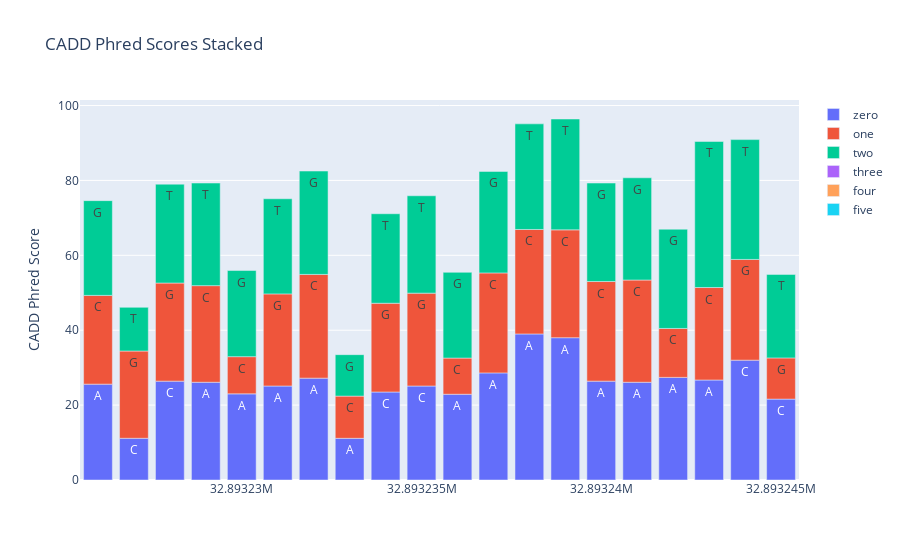

Notebook source saved alongside this figure:
### Code cell
# not so easy
fig1 = go.Figure(
    data = [
        go.Bar(
            name = 'zero',
            x = m5['POS'],
            y = m5['CADD_PHRED_VEP_gr0'],
            offsetgroup = 0,
            hovertemplate = 'CADD Score Phred = %{y}}',
            text = list(m5['ALT_gr0']),
        ),
        go.Bar(
            name = 'one',
            x = m5['POS'],
            y = m5['CADD_PHRED_VEP_gr1'],
            offsetgroup = 0,
            base = m5['CADD_PHRED_VEP_gr0'],
            hovertemplate = 'CADD Score Phred = %{y}}',
            text = list(m5['ALT_gr1']),
        ),
        go.Bar(
            name = 'two',
            x = m5['POS'],
            y = m5['CADD_PHRED_VEP_gr2'],
            offsetgroup = 0,
            hovertemplate = 'CADD Score Phred = %{y}}',
            text = list(m5['ALT_gr2']),
            base = [val1+val2 for val1, val2 in zip(m5['CADD_PHRED_VEP_gr0'], m5['CADD_PHRED_VEP_gr1'])],
        ),
        go.Bar(
            name = 'three',
            x = m5['POS'],
            y = m5['CADD_PHRED_VEP_gr3'],
            offsetgroup = 0,
            hovertemplate = 'CADD Score Phred = %{y}}',
            text = list(m5['ALT_gr3']),
            base = [val1+val2+val3 for val1, val2, val3 in zip(m5['CADD_PHRED_VEP_gr0'], m5['CADD_PHRED_VEP_gr1'], m5['CADD_PHRED_VEP_gr2'])],
        ),
        go.Bar(
            name = 'four',
            x = m5['POS'],
            y = m5['CADD_PHRED_VEP_gr4'],
            offsetgroup = 0,
            hovertemplate = 'CADD Score Phred = %{y}}',
            text = list(m5['ALT_gr4']),
            base = [val1+val2+val3+val4 for val1, val2, val3, val4 in zip(m5['CADD_PHRED_VEP_gr0'], m5['CADD_PHRED_VEP_gr1'], m5['CADD_PHRED_VEP_gr2'], m5['CADD_PHRED_VEP_gr3'])],
        ),
        go.Bar(
            name = 'five',
            x = m5['POS'],
            y = m5['CADD_PHRED_VEP_gr5'],
            offsetgroup = 0,
            hovertemplate = 'CADD Score Phred = %{y}}',
            text = list(m5['ALT_gr5']),
            base = [val1+val2+val3+val4+val5 for val1, val2, val3, val4, val5 in zip(m5['CADD_PHRED_VEP_gr0'], m5['CADD_PHRED_VEP_gr1'], m5['CADD_PHRED_VEP_gr2'], m5['CADD_PHRED_VEP_gr3'], m5['CADD_PHRED_VEP_gr4'])],
        ),
    ],
    layout = go.Layout(title = 'CADD Phred Scores Stacked', yaxis_title = 'CADD Phred Score'))
fig1.update_traces()
fig1.show()

### Figure 1 — Plotly figure (JSON) as saved in the notebook; plotly's stock layout.template omitted (floating-point values rounded to 4 significant figures)
{"data": [{"hovertemplate": "CADD Score Phred = %{y}}", "name": "zero", "offsetgroup": "0", "text": ["A", "C", "C", "A", "A", "A", "A", "A", "C", "C", "A", "A", "A", "A", "A", "A", "A", "A", "C", "C"], "type": "bar", "x": [32893226, 32893227, 32893228, 32893229, 32893230, 32893231, 32893232, 32893233, 32893234, 32893235, 32893236, 32893237, 32893238, 32893239, 32893240, 32893241, 32893242, 32893243, 32893244, 32893245], "y": [25.6, 11.14, 26.4, 26.1, 23, 25.1, 27.2, 11.13, 23.5, 25.1, 22.9, 28.6, 39, 38, 26.4, 26.1, 27.4, 26.7, 32, 21.6]}, {"base": [25.6, 11.14, 26.4, 26.1, 23, 25.1, 27.2, 11.13, 23.5, 25.1, 22.9, 28.6, 39, 38, 26.4, 26.1, 27.4, 26.7, 32, 21.6], "hovertemplate": "CADD Score Phred = %{y}}", "name": "one", "offsetgroup": "0", "text": ["C", "G", "G", "C", "C", "G", "C", "C", "G", "G", "C", "C", "C", "C", "C", "C", "C", "C", "G", "G"], "type": "bar", "x": [32893226, 32893227, 32893228, 32893229, 32893230, 32893231, 32893232, 32893233, 32893234, 32893235, 32893236, 32893237, 32893238, 32893239, 32893240, 32893241, 32893242, 32893243, 32893244, 32893245], "y": [23.7, 23.3, 26.2, 25.8, 9.937, 24.6, 27.7, 11.27, 23.7, 24.8, 9.659, 26.7, 27.9, 28.8, 26.6, 27.3, 13.07, 24.7, 26.9, 11]}, {"base": [49.3, 34.44, 52.6, 51.9, 32.94, 49.7, 54.9, 22.4, 47.2, 49.9, 32.56, 55.3, 66.9, 66.8, 53, 53.4, 40.47, 51.4, 58.9, 32.6], "hovertemplate": "CADD Score Phred = %{y}}", "name": "two", "offsetgroup": "0", "text": ["G", "T", "T", "T", "G", "T", "G", "G", "T", "T", "G", "G", "T", "T", "G", "G", "G", "T", "T", "T"], "type": "bar", "x": [32893226, 32893227, 32893228, 32893229, 32893230, 32893231, 32893232, 32893233, 32893234, 32893235, 32893236, 32893237, 32893238, 32893239, 32893240, 32893241, 32893242, 32893243, 32893244, 32893245], "y": [25.3, 11.67, 26.4, 27.4, 23, 25.4, 27.6, 11.07, 23.9, 26, 22.9, 27.1, 28.2, 29.6, 26.3, 27.3, 26.5, 39, 32, 22.3]}, {"base": [74.6, 46.11, 79, 79.3, 55.94, 75.1, 82.5, 33.47, 71.1, 75.9, 55.46, 82.4, 95.1, 96.4, 79.3, 80.7, 66.97, 90.4, 90.9, 54.9], "hovertemplate": "CADD Score Phred = %{y}}", "name": "three", "offsetgroup": "0", "text": ["nan", "nan", "nan", "nan", "nan", "nan", "nan", "nan", "nan", "nan", "nan", "nan", "nan", "nan", "nan", "nan", "nan", "nan", "nan", "nan"], "type": "bar", "x": [32893226, 32893227, 32893228, 32893229, 32893230, 32893231, 32893232, 32893233, 32893234, 32893235, 32893236, 32893237, 32893238, 32893239, 32893240, 32893241, 32893242, 32893243, 32893244, 32893245], "y": [null, null, null, null, null, null, null, null, null, null, null, null, null, null, null, null, null, null, null, null]}, {"base": [null, null, null, null, null, null, null, null, null, null, null, null, null, null, null, null, null, null, null, null], "hovertemplate": "CADD Score Phred = %{y}}", "name": "four", "offsetgroup": "0", "text": ["nan", "nan", "nan", "nan", "nan", "nan", "nan", "nan", "nan", "nan", "nan", "nan", "nan", "nan", "nan", "nan", "nan", "nan", "nan", "nan"], "type": "bar", "x": [32893226, 32893227, 32893228, 32893229, 32893230, 32893231, 32893232, 32893233, 32893234, 32893235, 32893236, 32893237, 32893238, 32893239, 32893240, 32893241, 32893242, 32893243, 32893244, 32893245], "y": [null, null, null, null, null, null, null, null, null, null, null, null, null, null, null, null, null, null, null, null]}, {"base": [null, null, null, null, null, null, null, null, null, null, null, null, null, null, null, null, null, null, null, null], "hovertemplate": "CADD Score Phred = %{y}}", "name": "five", "offsetgroup": "0", "text": ["nan", "nan", "nan", "nan", "nan", "nan", "nan", "nan", "nan", "nan", "nan", "nan", "nan", "nan", "nan", "nan", "nan", "nan", "nan", "nan"], "type": "bar", "x": [32893226, 32893227, 32893228, 32893229, 32893230, 32893231, 32893232, 32893233, 32893234, 32893235, 32893236, 32893237, 32893238, 32893239, 32893240, 32893241, 32893242, 32893243, 32893244, 32893245], "y": [null, null, null, null, null, null, null, null, null, null, null, null, null, null, null, null, null, null, null, null]}], "layout": {"title": {"text": "CADD Phred Scores Stacked"}, "yaxis": {"title": {"text": "CADD Phred Score"}}}}
